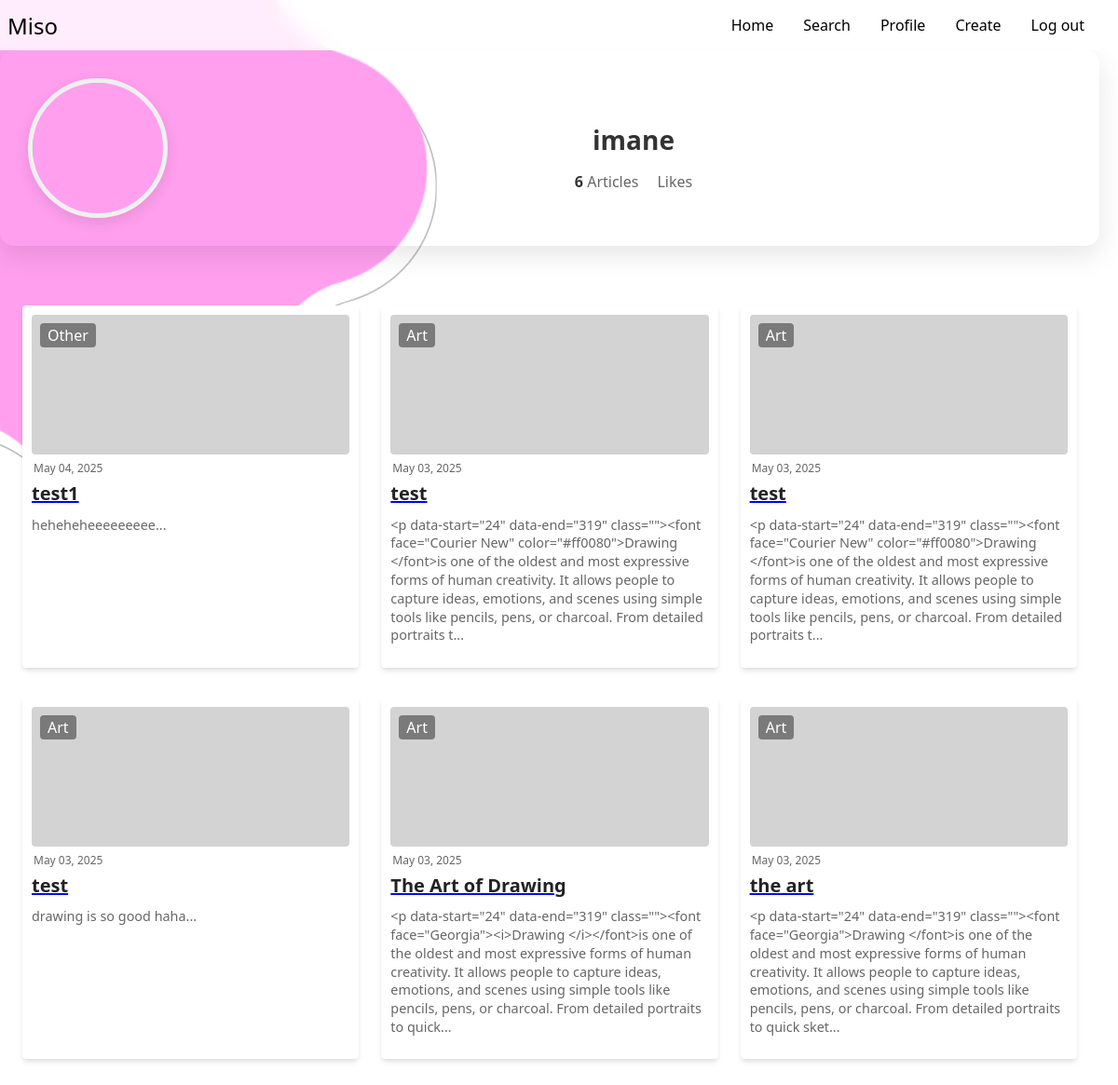
The app's page /profile (signed in) with its own data.
### app.py (models this page shows)
class User(db.Model):
    id = db.Column(db.Integer, primary_key=True)
    username = db.Column(db.String(80), unique=True, nullable=False)
    email = db.Column(db.String(120), unique=True, nullable=False)
    password = db.Column(db.String(200), nullable=False)
    profile_pic = db.Column(db.String(200), default='default.jpg')
    articles = db.relationship('Article', backref='author', lazy=True)
    liked_articles = db.relationship(
        'Like',
        backref='user',
        lazy=True,
        foreign_keys='Like.user_id'
    )

class Article(db.Model):
    id = db.Column(db.Integer, primary_key=True)
    title = db.Column(db.String(200), nullable=False)
    content = db.Column(db.Text, nullable=False)
    excerpt = db.Column(db.String(300))
    category = db.Column(db.String(50), nullable=False)
    date = db.Column(db.String(50), default=lambda: datetime.now(timezone.utc).strftime('%B %d, %Y'))
    image_url = db.Column(db.String(200), default='default_article.jpg')
    author_id = db.Column(db.Integer, db.ForeignKey('user.id'), nullable=False)

### app.py (the view)
@app.route('/profile')
def profile():
    if 'user_id' not in session:
        return redirect(url_for('login'))
    user = User.query.get(session['user_id'])
    articles = Article.query.filter_by(author_id=user.id).order_by(Article.id.desc()).all()
    return render_template('profile.html',
                         user=user,
                         articles=articles)

### templates/profile.html (shortened to what this page needs)
<!DOCTYPE html>
<html>
    <head>
      <link rel="stylesheet" href="{{ url_for('static', filename='css/profile_page.css') }}">
    </head>
    <body>
        <div class="wavy-circle-first wavy-circle"></div>
        <div class="wavy-circle-second wavy-circle"></div>
        <div class="wavy-circle-third wavy-circle"></div>
        <nav class="navbar">
          <a class="mi" href="{{ url_for('home_after_login') }}">Miso</a>
            <div class="navbar-links">
                <ul>
                    <li><a href="{{ url_for('home_after_login') }}">Home</a></li>
                    <li><a href="{{ url_for('search') }}">Search</a></li>
                    <li><a href="{{ url_for('profile') }}">Profile</a></li>
                    <li><a href="{{ url_for('create') }}">Create</a></li>
                    <li><a href="{{ url_for('logout') }}">Log out</a></li>
                </ul>
            </div>
        </nav>
        <div class="profile-card">
            <div class="profile-content">
                <img src="{{ url_for('static', filename='uploads/' + user.profile_pic) }}"
                     class="profile-picture"
                     onerror="this.src='{{ url_for('static', filename='images/default-profile.jpg') }}'">
                <div class="profile-info">
                    <h1 class="user-name">{{ user.username }}</h1>
                    <div class="stats">
                        <span class="stat"><strong>{{ articles|length }}</strong> Articles</span>
                        <div class="stat">
                            <strong>{{ likes_count }}</strong> Likes
                        </div>
                    </div>
                </div>
            </div>
        </div>
        <section class="popular-articles">
            {% for row in articles|batch(3) %}
            <div class="articles-grid">
                {% for article in row %}
                <div class="card">
                    <div class="header">
                        <div class="image" style="background-image: url('{{ url_for('static', filename='uploads/' + article.image_url) }}')">
                            <span class="tag">{{ article.category }}</span>
                        </div>
                        <div class="date">
                            <span>{{ article.date }}</span>
                        </div>
                    </div>
                    <div class="info">
                        <a href="{{ url_for('article', id=article.id) }}" class="block">
                            <span class="title">{{ article.title }}</span>
                        </a>
                        <p class="description">{{ article.excerpt or article.content[:100] }}...</p>
                    </div>
                </div>
                {% endfor %}
            </div>
            {% endfor %}
        </section>
    </body>
</html>

### static/css/profile_page.css (style rules this page uses)
* { box-sizing: border-box; font-family: system-ui, -apple-system, BlinkMacSystemFont, 'Segoe UI', Roboto, Oxygen, Ubuntu, Cantarell, 'Open Sans', 'Helvetica Neue', sans-serif; }
body { width: 100vw; height: 100vh; margin: 0; padding: 0; padding-right: 20px; overflow-x: hidden; }
.navbar { display: flex; position: relative; justify-content: space-between; align-items: center; background-color: rgba(255, 255, 255, 0.8); backdrop-filter: blur(10px); -webkit-backdrop-filter: blur(10px); color: black; }
.mi { font-size: 1.5rem; margin: .5rem; color: black; text-decoration: none; }
.navbar-links { height: 100%; }
.navbar-links ul { display: flex; margin: 0; padding: 0; }
.navbar-links li { list-style: none; }
.navbar-links li a { display: block; text-decoration: none; color: black; padding: 1rem; }
.wavy-circle { position: absolute; --s: clamp(650px, 70vw, 900px); width: var(--s); aspect-ratio: 1; --g: /calc(var(--s)*0.303) calc(var(--s)*0.303) radial-gradient(50% 50%,#000 99%,#0000 101%) no-repeat; mask: calc(50% + var(--s)*0.311) calc(50% + var(--s)*0) var(--g), calc(50% + var(--s)*0.096) calc(50% + var(--s)*0.296) var(--g), calc(50% + var(--s)*-0.252) calc(50% + var(--s)*0.183) var(--g), calc(50% + var(--s)*-0.252) calc(50% + var(--s)*-0.183) var(--g), calc(50% + var(--s)*0.096) calc(50% + var(--s)*-0.296) var(--g), radial-gradient(calc(var(--s)*0.384),#000 99%,#0000 101%) subtract, calc(50% + var(--s)*0.399) calc(50% + var(--s)*0.29) var(--g), calc(50% + var(--s)*-0.153) calc(50% + var(--s)*0.47) var(--g), calc(50% + var(--s)*-0.494) calc(50% + var(--s)*0) var(--g), calc(50% + var(--s)*-0.153) calc(50% + var(--s)*-0.47) var(--g), calc(50% + var(--s)*0.399) calc(50% + var(--s)*-0.29) var(--g); }
.wavy-circle-first, .wavy-circle-second, .wavy-circle-third { --offset: clamp(-200px, -30vw, -350px); top: var(--offset); left: var(--offset); }
.wavy-circle-first { z-index: -10; background: #FF9FEE; top: -240px; left: -350px; animation: ChangeColor 14s infinite; }
.wavy-circle-second { z-index: -20; background: black; top: -220px; left: -340px; animation: rotate 14s infinite; }
.wavy-circle-third { z-index: -20; background: white; top: -220px; left: -340px; animation: rotate 14s infinite; }
.profile-card { background-color: transparent; border-radius: 15px; box-shadow: 0 10px 30px rgba(0, 0, 0, 0.1); width: 100%; padding: 30px; }
.profile-content { display: flex; align-items: center; gap: 30px; }
.profile-picture { width: 150px; height: 150px; border-radius: 50%; object-fit: cover; border: 5px solid #f0f0f0; box-shadow: 0 5px 15px rgba(0, 0, 0, 0.1); flex-shrink: 0; }
.profile-info { flex: 1; text-align: center; }
.user-name { font-size: 28px; font-weight: 600; color: #333; margin-bottom: 15px; }
.stats { display: flex; justify-content: center; gap: 20px; }
.stat { font-size: 16px; color: #666; }
.stat strong { color: #333; font-weight: 600; }
.popular-articles { padding: 4rem 1.5rem; max-width: 1400px; margin: 0 auto; }
.articles-grid { display: grid; grid-template-columns: repeat(auto-fit, minmax(260px, 1fr)); gap: 1.5rem; margin-bottom: 2rem; }
.card { padding: 10px; box-shadow: 0 4px 6px -1px rgba(0, 0, 0, 0.1), 0 2px 4px -1px rgba(0, 0, 0, 0.06); background-color: rgb(255, 255, 255); font-family: sans-serif; border-radius: 4px; }
.header { margin-bottom: 0.5rem; }
.image { width: 100%; height: 150px; border-radius: 4px; background-color: rgb(211, 211, 211); padding: 9px; position: relative; background-size: cover; background-position: center; }
.tag { text-transform: capitalize; background-color: rgba(0, 0, 0, 0.425); padding: 2px 8px; border-radius: 4px; color: #fff; position: absolute; top: 9px; left: 9px; }
.date { display: flex; font-size: 0.75rem; line-height: 1rem; align-items: center; margin: 2px; color: #666; padding-top: 5px; }
.title { display: block; font-size: 1.25rem; line-height: 1.35rem; font-weight: 600; padding-bottom: 5px; color: #222; text-decoration: none; }
.description { line-height: 1.375; color: #666; font-size: 0.9rem; margin-top: 0.5rem; }

### records on screen
User: username "imane"
Article: category "Other", date "May 04, 2025", title "test1", excerpt "heheheheeeeeeeee"
Article: category "Art", date "May 03, 2025", title "test", excerpt "<p data-start=\"24\" data-end=\"319\" class=\"\"><font face=\"Courier New\" color=\"#ff0080\">Drawing </font>is one of the oldest and most expressive forms of human creativity. It allows people to capture ideas, emotions, and scenes using simple tools like pencils, pens, or charcoal. From detailed portraits t"
Article: category "Art", date "May 03, 2025", title "test", excerpt "<p data-start=\"24\" data-end=\"319\" class=\"\"><font face=\"Courier New\" color=\"#ff0080\">Drawing </font>is one of the oldest and most expressive forms of human creativity. It allows people to capture ideas, emotions, and scenes using simple tools like pencils, pens, or charcoal. From detailed portraits t"
Article: category "Art", date "May 03, 2025", title "test", excerpt "drawing is so good haha"
Article: category "Art", date "May 03, 2025", title "The Art of Drawing", excerpt "<p data-start=\"24\" data-end=\"319\" class=\"\"><font face=\"Georgia\"><i>Drawing </i></font>is one of the oldest and most expressive forms of human creativity. It allows people to capture ideas, emotions, and scenes using simple tools like pencils, pens, or charcoal. From detailed portraits to quick"
Article: category "Art", date "May 03, 2025", title "the art", excerpt "<p data-start=\"24\" data-end=\"319\" class=\"\"><font face=\"Georgia\">Drawing </font>is one of the oldest and most expressive forms of human creativity. It allows people to capture ideas, emotions, and scenes using simple tools like pencils, pens, or charcoal. From detailed portraits to quick sket"

### other values on screen
{{ articles|length }} "6"
